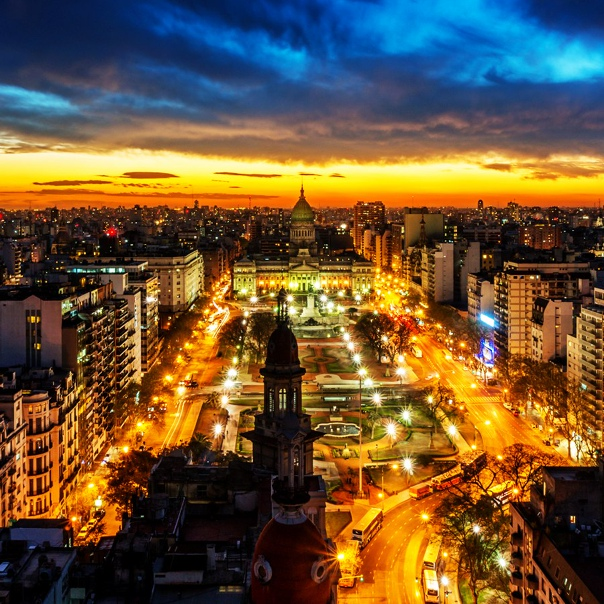
#> input picture img_for_rotate.jpg, 604 x 604 px, found by its file name
$ jupyter execute home_task1.ipynb
#> lines starting #> are read from the running program, lines starting #| are printed output that depends on the picture
[cell 1]
#load libs
import random
import numpy as np
from PIL import Image, ImageDraw
import math
import matplotlib.pyplot as plt

## Rasmni burish - *Rotate*

[cell 2]
org_img = Image.open('img_for_rotate.jpg')
#> org_img is the input picture: PIL image 604x604 RGB; mean R, G, B 107.7, 84.3, 54.8

o_w, o_h = org_img.size[0], org_img.size[1]
#> o_w = 604; o_h = 604
w, h = o_w+100, o_h+100
#> w = 704; h = 704

position =  (int(w/2-o_w/2), int(h/2-o_h/2))
#> position = (50, 50)
img = Image.new("RGB", (w, h), (0, 0, 0))
#> img: PIL image 704x704 RGB; every value is 0
img.paste(org_img, position)
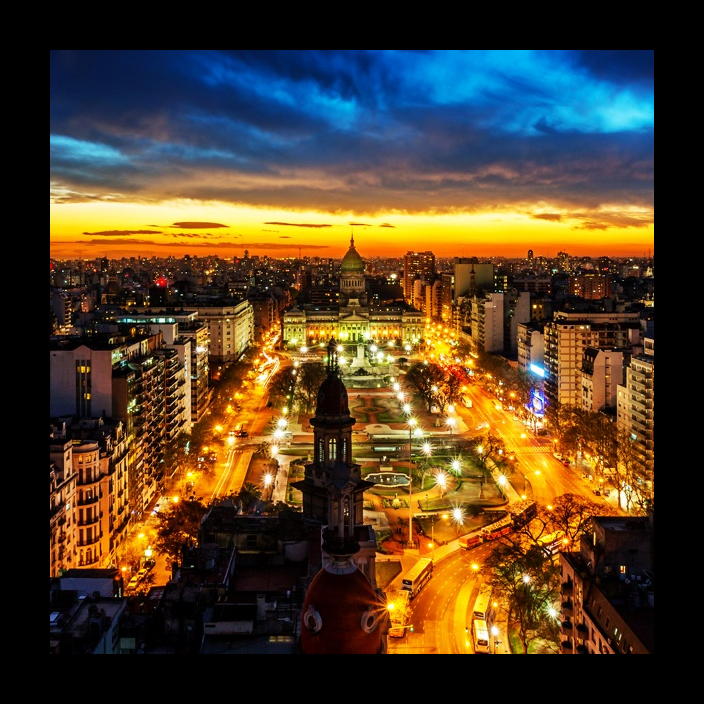
#> img: PIL image 704x704 RGB; mean R, G, B 79.3, 62.1, 40.3

angle = float(input("Enter angile:"))
#> the answer given: 3
img1 = img.rotate(angle)
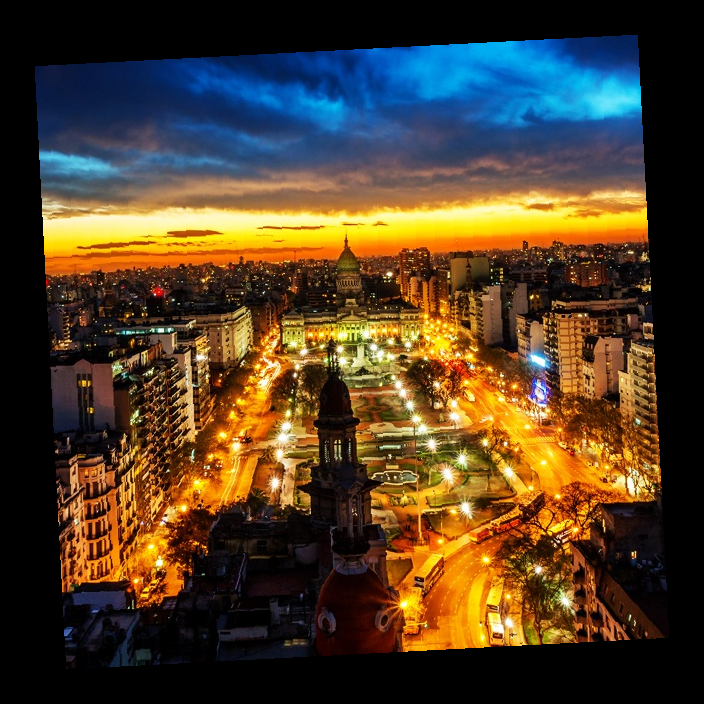
#> img1: PIL image 704x704 RGB; mean R, G, B 79.3, 62.1, 40.3

img1.show()

## Masshtablash

[cell 3]
original = Image.open('img_for_rotate.jpg')
original.show()
width, height = original.size   # Get dimensions
#> width = 604; height = 604
left = width/4
#> left = 151
top = height/4
#> top = 151
right = 3 * width/4
#> right = 453
bottom = 3 * height/4
#> bottom = 453
cropped_example = original.crop((left, top, right, bottom))
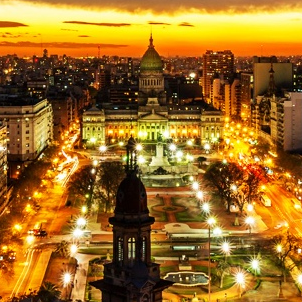
#> cropped_example: PIL image 302x302 RGB; mean R, G, B 154.4, 108.2, 36.7
cropped_example.show()

# img = Image.open('img_for_rotate.jpg')
# (width,height)=(img.width*9,img.height*9)
# img_resize = img.resize((width,height))
# plt.imshow(img_resize)

## rotate translation scaling

[cell 4]
import numpy as np

def translation(x, y):
    mat = np.eye(3)
    mat[0, 2] = x
    mat[1, 2] = y
    return mat

def scaling(s):
    mat = np.eye(3)
    mat[0, 0] = s
    mat[1, 1] = s
    return mat

def rotation(degree):
    mat = np.eye(3)
    rad = np.deg2rad(degree)
    mat[0, 0] = np.cos(rad)
    mat[0, 1] = -np.sin(rad)
    mat[1, 0] = np.sin(rad)
    mat[1, 1] = np.cos(rad)
    return mat

def tmp_center(w, h):
    mat = np.eye(3)
    mat[0, 2] = -w/2
    mat[1, 2] = -h/2
    return mat

[cell 5]
img = Image.open('img_for_rotate.jpg')
w, h = img.size
#> w = 604; h = 604
T = translation(20, 23) @ tmp_center(-w, -h) @ rotation(5) @ scaling(0.69) @ tmp_center(w, h)
coeff = np.linalg.inv(T).flatten()[:6]

out = img.transform(img.size, Image.AFFINE, coeff, resample=Image.BILINEAR)
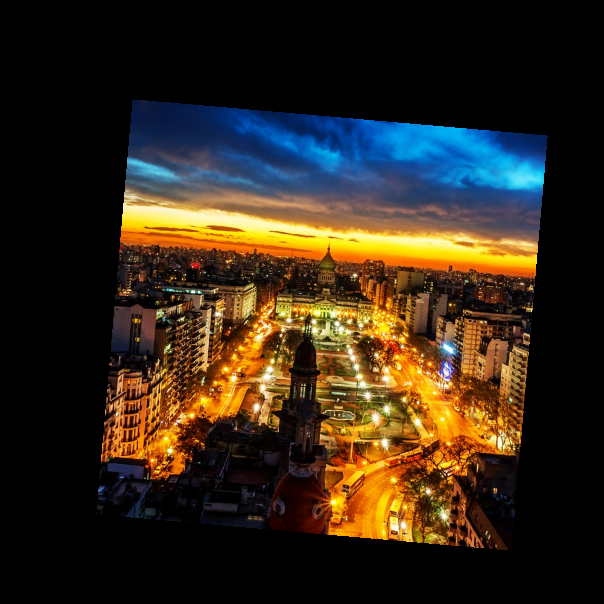
#> out: PIL image 604x604 RGB; mean R, G, B 51.1, 39.9, 25.8
out.show()
